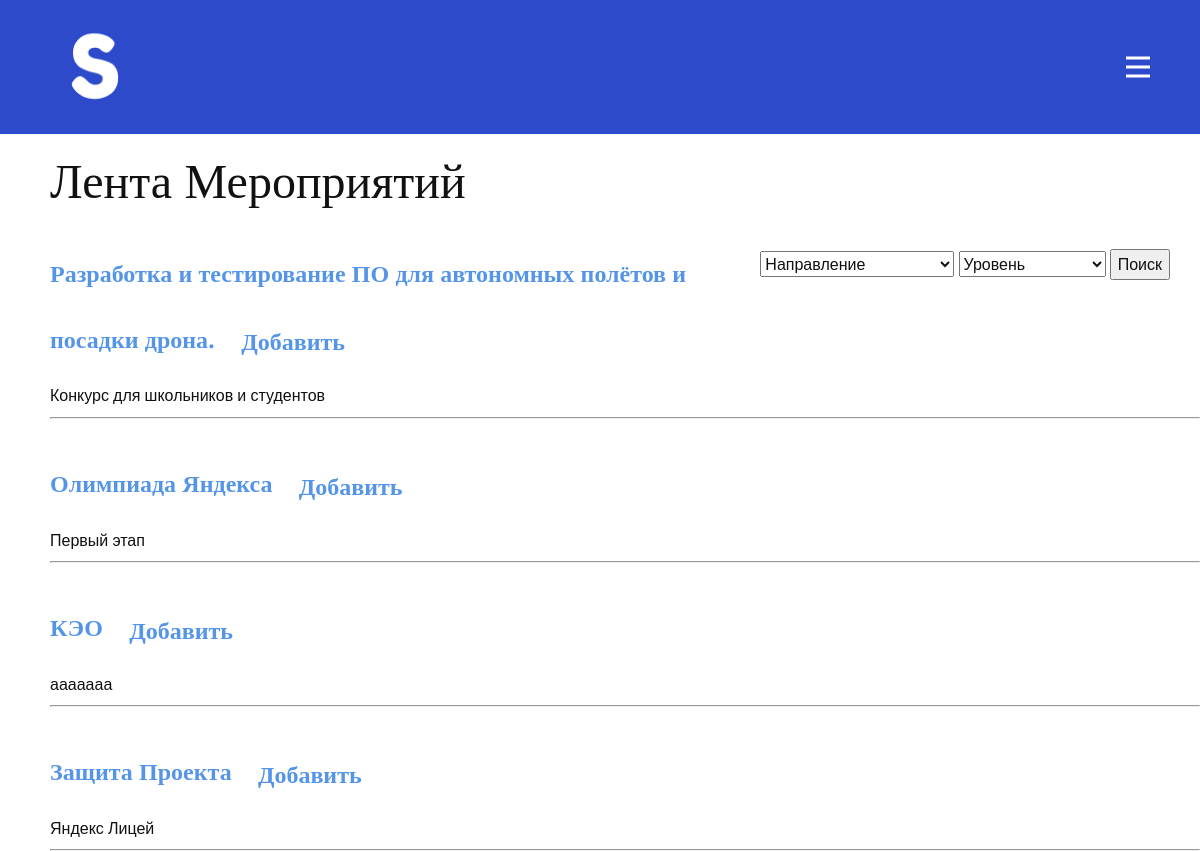
The app's page /events with its own data.
### data/mod/posts.py (models this page shows, shortened)
class Post(SqlAlchemyBase, UserMixin, SerializerMixin):
    __tablename__ = 'events'
    id = sqlalchemy.Column(sqlalchemy.Integer, primary_key=True, autoincrement=True)
    name = sqlalchemy.Column(sqlalchemy.String, nullable=True)
    description = sqlalchemy.Column(sqlalchemy.String, nullable=True)
    link = sqlalchemy.Column(sqlalchemy.String, unique=True, nullable=True)
    date = sqlalchemy.Column(sqlalchemy.String, nullable=True)
    month = sqlalchemy.Column(sqlalchemy.String, nullable=True)
    year = sqlalchemy.Column(sqlalchemy.String, nullable=True)
    public = sqlalchemy.Column(sqlalchemy.Integer, nullable=True)
    direc = sqlalchemy.Column(sqlalchemy.String, nullable=True)
    level = sqlalchemy.Column(sqlalchemy.String, nullable=True)
    '''
    def set_password(self, password):
        self.password = generate_password_hash(password)

    def check_password(self, password):
        return check_password_hash(self.password, password)
    '''

### main.py (the view)
@app.route('/events', methods=['GET', 'POST'])
def events():
    if request.method == "POST":
        d = request.form['direction']
        level = request.form['level']
        try:
            user_id = session.get('id')
        except Exception as e:
            return redirect('/login')
        db_sess = db_session.create_session()
        a = list(db_sess.query(Post).all())
        b = []
        if db_sess.query(UE).filter(UE.user_id == user_id).first():
            already_added = db_sess.query(UE).filter(UE.user_id == user_id).first().events.split(',')
            for i in a:
                if i.name in already_added and i.public and (i.direc == d or d == '0') \
                        and (i.level == level or level == '0'):
                    b.append([i, True])
                elif i.public and (i.direc == d or d == '0') and (i.level == level or level == '0'):
                    b.append([i, False])
        else:
            for i in a:
                if i.public and (i.direc == d or d == '0') and (i.level == level or level == '0'):
                    b.append([i, False])
        date = str(datetime.now()).split()
        return render_template('Мероприятия.html', owner=False, posts=b, m=int(date[0].split('-')[1]))
    else:
        try:
            user_id = session.get('id')
        except Exception as e:
            return redirect('/login')
        db_sess = db_session.create_session()
        a = list(db_sess.query(Post).all())
        b = []
        if db_sess.query(UE).filter(UE.user_id == user_id).first():
            already_added = db_sess.query(UE).filter(UE.user_id == user_id).first().events.split(',')
            for i in a:
                if i.name in already_added and i.public:
                    b.append([i, True])
                elif i.public:
                    b.append([i, False])
        else:
            for i in a:
                if i.public:
                    b.append([i, False])
        date = str(datetime.now()).split()
        return render_template('Мероприятия.html', owner=False, posts=b, m=int(date[0].split('-')[1]))

### data/mod/db_session.py (called while the page is built)
def create_session() -> Session:
    global __factory
    return __factory()

### templates/Мероприятия.html (shortened to what this page needs)
{% extends 'base.html' %}
{% block content %}
<div class="nameblog">
    {% if owner %}
        <h1><font size="10" face="Open Sans"> Ваши Мероприятия </font></h1>
    {% else %}
        <h1><font size="10" face="Open Sans"> Лента Мероприятий </font></h1>
    {% endif %}
<form action="/events" method="POST">
    <div class="dir">
     <select name="direction">
              <option value="0"> Направление </option>
     </select>
     <select name="level">
              <option value="0"> Уровень </option>
     </select>
        <button type="submit"> Поиск </button>
</div></form>
    {% for post in posts %}
</div>
<div class="blog">
        <a href="/event/{{post[0].id}}">
            <h2><font size="5" face="Open Sans">{{ post[0].name }}
                {% if post[1] and not(owner) %}
                <ul class="u-align-center u-nav u-popupmenu-items u-unstyled u-nav-2"><li class="u-nav-item"><a class="u-button-style u-nav-link" href="/delevent/{{post[0].id}}" style="padding: 10px 20px;">Добавлено</a>
            </li></ul>
                {% elif not(owner) %}
                <ul class="u-align-center u-nav u-popupmenu-items u-unstyled u-nav-2"><li class="u-nav-item"><a class="u-button-style u-nav-link" href="/addevent/{{post[0].id}}" style="padding: 10px 20px;">Добавить</a>
            </li></ul>
                {% else %}
                <ul class="u-align-center u-nav u-popupmenu-items u-unstyled u-nav-2"><li class="u-nav-item"><a class="u-button-style u-nav-link" href="/delmyevent/{{post[0].id}}" style="padding: 10px 20px;">Удалить</a>
            </li></ul>
                {% endif %}
            </font></h2>
        </a>
        <span class="badge badge-primary">{{ post[0].description }}</span>
        <hr>
    </div>
    {% endfor %}
{% endblock %}

### templates/base.html (shortened to what this page needs)
<!doctype html>
<html lang="en">
  <head>
    <link rel="stylesheet" href="/static/nicepage.css" media="screen">
<link rel="stylesheet" href="/static/base.css" media="screen">
  </head>
  <body class="u-body"><header class="u-clearfix u-custom-color-2 u-header u-header" id="sec-d9ff"><div class="u-clearfix u-sheet u-valign-middle-xl u-sheet-1">
        <a href="https://nicepage.com" class="u-image u-logo u-image-1" data-image-width="1080" data-image-height="1080">
          <img src="/static/img/S.png" class="u-logo-image u-logo-image-1" data-image-width="98.1333">
        </a>
        <nav class="u-menu u-menu-dropdown u-offcanvas u-menu-1" data-responsive-from="XL">
          <div class="menu-collapse" style="font-size: 1rem; letter-spacing: 0px; font-weight: 700; text-transform: uppercase;">
            <a class="u-button-style u-custom-active-border-color u-custom-border u-custom-border-color u-custom-borders u-custom-hover-border-color u-custom-left-right-menu-spacing u-custom-padding-bottom u-custom-text-color u-custom-text-hover-color u-custom-top-bottom-menu-spacing u-nav-link u-text-active-palette-1-base u-text-hover-palette-2-base" href="#">
              <svg class="u-svg-link" viewBox="0 0 24 24"><use xmlns:xlink="http://www.w3.org/1999/xlink" xlink:href="#menu-hamburger"></use></svg>
            </a>
          </div>
        </nav>
      </div></header></body>
  <body>
    <div class="container">
        {% block content %} {% endblock %}
  </body>
</html>

### static/base.css (style rules this page uses)
* { box-sizing: border-box; }
form { width: auto; float: right; margin-right: 30px; }

### templates/Мероприятия.html (style rules this page uses)
.nameblog { margin-left: 50px; }
.dir { margin-left: 50px; margin-top: 20px; }
.blog { margin-left: 50px; padding: 20; }

### records on screen
Post: name "Разработка и тестирование ПО для автономных полётов и посадки дрона.", description "Конкурс для школьников и студентов"
Post: name "Олимпиада Яндекса", description "Первый этап"
Post: name "КЭО", description "ааааааа"
Post: name "Защита Проекта", description "Яндекс Лицей"
